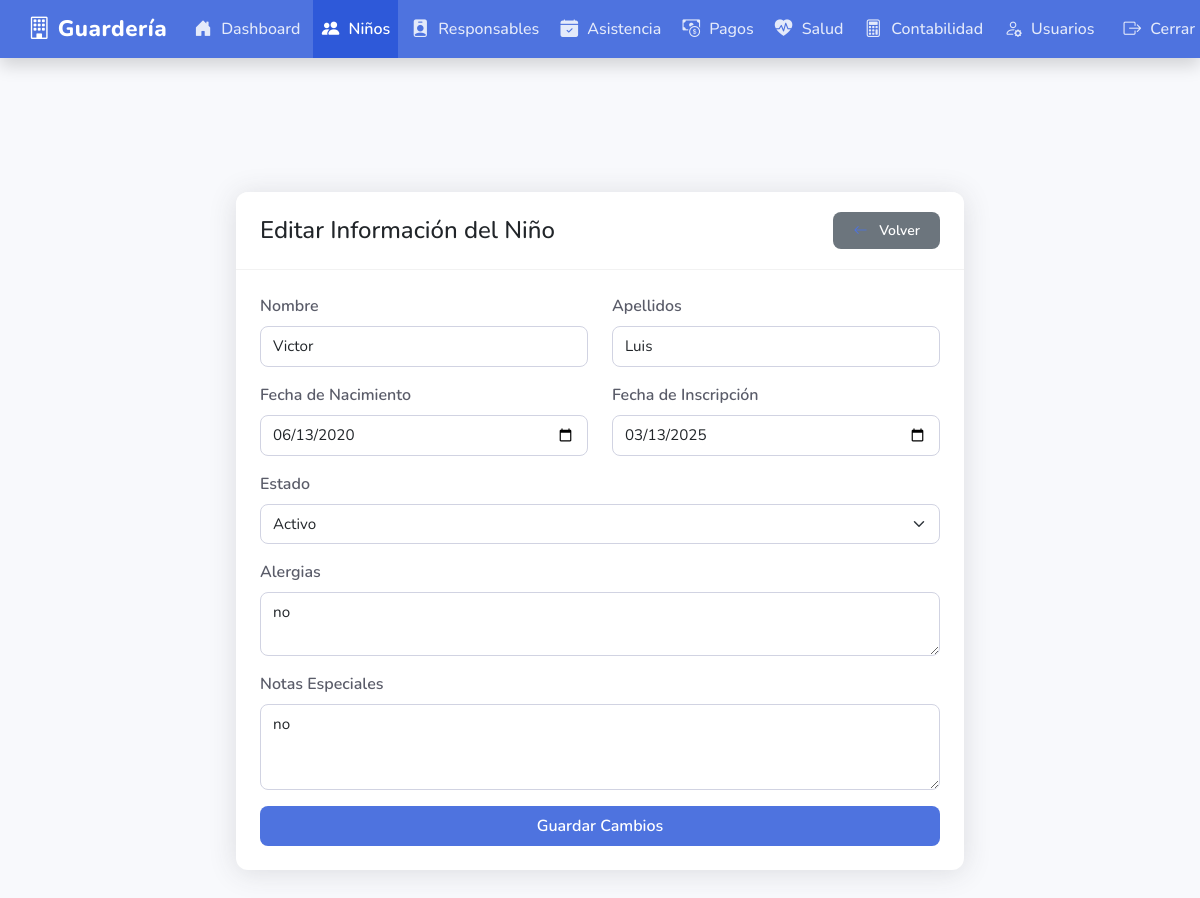
/children/edit.php?id=1 (signed in), run on the app's committed database.
### tables this page shows
CREATE TABLE children (
        id INTEGER PRIMARY KEY AUTOINCREMENT,
        first_name TEXT NOT NULL,
        last_name TEXT NOT NULL,
        birth_date DATE NOT NULL,
        enrollment_date DATE NOT NULL,
        allergies TEXT,
        special_notes TEXT,
        status TEXT DEFAULT "active",
        created_at DATETIME DEFAULT CURRENT_TIMESTAMP
    );

### db/connection.php (called while the page is built, shortened)
<?php
class Database {
    private static $instance = null;
    private $db;
    private function __construct() {
        try {
            $this->db = new SQLite3(__DIR__ . '/daycare.db');
            $this->db->enableExceptions(true);
        } catch (Exception $e) {
            die('Database connection failed: ' . $e->getMessage());
        }
    }
    public static function getInstance() {
        if (self::$instance === null) {
            self::$instance = new self();
        }
        return self::$instance;
    }
    public function query($sql, $params = []) {
        try {
            $stmt = $this->db->prepare($sql);
            foreach ($params as $param => $value) {
                $type = is_int($value) ? SQLITE3_INTEGER : SQLITE3_TEXT;
                if ($stmt->bindValue($param, $value, $type) === false) {
                    throw new Exception('Failed to bind parameter ' . $param);
                }
            }
            $result = $stmt->execute();
            return $result;
        } catch (Exception $e) {
            throw new Exception('Query failed: ' . $e->getMessage());
        }
    }
}
?>

### children/edit.php (the view, shortened to what this page needs)
<?php
require_once '../db/connection.php';
$db = Database::getInstance();
$child_id = isset($_GET['id']) ? (int)$_GET['id'] : 0;
$child_result = $db->query(
    'SELECT * FROM children WHERE id = :id',
    [':id' => $child_id]
);
$child = $child_result->fetchArray(SQLITE3_ASSOC);
?>
<?php
include '../templates/header.php';
?>
        <main class="main-content">
        <div class="row">
            <div class="col-md-8 offset-md-2">
                <div class="card">
                    <div class="card-header d-flex justify-content-between align-items-center">
                        <h4 class="mb-0">Editar Información del Niño</h4>
                        <a href="view.php?id=<?php echo $child_id; ?>" class="btn btn-secondary btn-sm">
                            <i class="bi bi-arrow-left"></i> Volver
                        </a>
                    </div>
                    <div class="card-body">
                        <form method="POST" action="">
                            <div class="row mb-3">
                                <div class="col-md-6">
                                    <label for="first_name" class="form-label">Nombre</label>
                                    <input type="text" class="form-control" id="first_name" name="first_name"
                                           value="<?php echo htmlspecialchars($child['first_name']); ?>" required>
                                </div>
                                <div class="col-md-6">
                                    <label for="last_name" class="form-label">Apellidos</label>
                                    <input type="text" class="form-control" id="last_name" name="last_name"
                                           value="<?php echo htmlspecialchars($child['last_name']); ?>" required>
                                </div>
                            </div>
                            <div class="row mb-3">
                                <div class="col-md-6">
                                    <label for="birth_date" class="form-label">Fecha de Nacimiento</label>
                                    <input type="date" class="form-control" id="birth_date" name="birth_date"
                                           value="<?php echo $child['birth_date']; ?>" required>
                                </div>
                                <div class="col-md-6">
                                    <label for="enrollment_date" class="form-label">Fecha de Inscripción</label>
                                    <input type="date" class="form-control" id="enrollment_date" name="enrollment_date"
                                           value="<?php echo $child['enrollment_date']; ?>" required>
                                </div>
                                </div>
                                <div class="mb-3">
                                    <label for="status" class="form-label">Estado</label>
                                    <select class="form-select" id="status" name="status">
                                        <option value="active" <?php echo $child['status'] == 'active' ? 'selected' : ''; ?>>Activo</option>
                                    </select>
                                </div>
                                <div class="mb-3">
                                    <label for="allergies" class="form-label">Alergias</label>
                                    <textarea class="form-control" id="allergies" name="allergies" rows="2"><?php echo htmlspecialchars($child['allergies']); ?></textarea>
                                </div>
                                <div class="mb-3">
                                    <label for="special_notes" class="form-label">Notas Especiales</label>
                                    <textarea class="form-control" id="special_notes" name="special_notes" rows="3"><?php echo htmlspecialchars($child['special_notes']); ?></textarea>
                                </div>
                                <div class="d-grid gap-2">
                                    <button type="submit" class="btn btn-primary">Guardar Cambios</button>
                                </div>
                            </form>
                        </div>
                    </div>
                </div>
            </div>
        </div>
<?php include '../templates/footer.php'; ?>

### assets/css/main.css (style rules this page uses)
:root { --primary-color: #4e73df; --secondary-color: #2e59d9; --success-color: #1cc88a; --info-color: #36b9cc; --warning-color: #f6c23e; --danger-color: #e74a3b; --light-color: #f8f9fc; --dark-color: #5a5c69; --border-radius: 0.75rem; --box-shadow: 0 0.15rem 1.75rem 0 rgba(58, 59, 69, 0.15); --transition-speed: 0.3s; }
body { font-family: 'Nunito', sans-serif; background-color: var(--light-color); color: var(--dark-color); overflow-x: hidden; min-height: 100vh; display: flex; flex-direction: column; }
main, .main-content { margin-left: 0; margin-top: 60px; padding: 1.5rem; transition: margin-left var(--transition-speed) ease-in-out; flex: 1; }
.card { border-radius: var(--border-radius); border: none; box-shadow: var(--box-shadow); transition: all var(--transition-speed) ease; margin-bottom: 1.5rem; overflow: hidden; }
.card-header { background-color: white; border-bottom: 1px solid rgba(0, 0, 0, 0.05); padding: 1.25rem 1.5rem; display: flex; align-items: center; }
.card-header i { margin-right: 0.5rem; color: var(--primary-color); }
.card-body { padding: 1.5rem; }
.btn { font-weight: 600; padding: 0.5rem 1.25rem; border-radius: 0.5rem; transition: all 0.2s ease; border: none; cursor: pointer; }
.btn-primary { background-color: var(--primary-color); color: #fff; }
.form-control { width: 100%; padding: 0.5rem 0.75rem; border: 1px solid #d1d3e2; border-radius: 0.5rem; transition: border-color 0.2s; font-size: 0.95rem; }
.form-select { width: 100%; padding: 0.5rem 2.25rem 0.5rem 0.75rem; border: 1px solid #d1d3e2; border-radius: 0.5rem; transition: border-color 0.2s; font-size: 0.95rem; background-position: right 0.75rem center; }
.form-label { font-weight: 600; margin-bottom: 0.5rem; color: var(--dark-color); }
@media (min-width: 768px) { main { padding-top: 60px; } }

### data on the page
children: first_name "Victor", last_name "Luis", birth_date "06/13/2020", enrollment_date "03/13/2025", status "Activo", allergies "no", special_notes "no"
